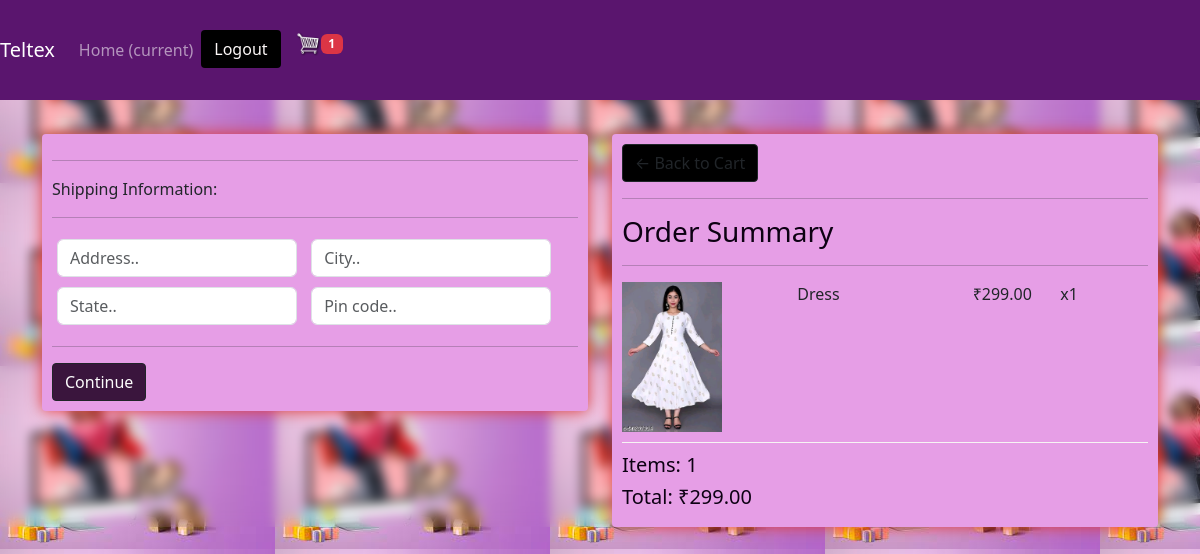
The app's page /checkout/ (signed in) with its own data.
### Store/models.py (models this page shows, shortened)
class Order_Item(models.Model):
    product = models.ForeignKey(Product, on_delete=models.CASCADE)
    order = models.ForeignKey(Order, on_delete=models.CASCADE)
    quantity = models.IntegerField(default=0)
    amount = models.IntegerField(default= 0)
    date_ordered = models.TimeField(auto_now_add=True)
    @property
    def get_total(self):
        total = self.product.price * self.quantity
        return total

class Product(models.Model):
    name =models.CharField(max_length=200)
    price = models.DecimalField(max_digits=7, decimal_places=2)
    digital = models.BooleanField(default=False, null=True, blank=False)
    image = models.ImageField(null=True, blank=True)
    @property
    def imageURL(self):
        try:
            url = self.image.url
        except:
            url = ''
        return url

class Order(models.Model):
    customer = models.ForeignKey(Customer, on_delete=models.SET_NULL, null=True, blank=True)
    order_date = models.DateTimeField(auto_now_add=True)
    cart_complete = models.BooleanField(default=False, null=True, blank=False)
    transaction_id = models.CharField(max_length=200, null=True)
    @property
    def get_total_price(self):
        order_item = self.order_item_set.all()
        total_price = sum([order_product.get_total for order_product in order_item])
        return total_price
    @property
    def get_total_quantity(self):
        order_item = self.order_item_set.all()
        total_quantity = sum([order_product.quantity for order_product in order_item])
        return total_quantity
    @property
    def shipping(self):
        shipping = False
        order_items = self.order_item_set.all()
        for i in order_items:
            if i.product.digital==False:
                shipping = True
                break
        return shipping

### Store/views.py (the view)
# urls.py: path('checkout/',views.checkout, name = "checkout"),
def checkout(request):
    data = cartData(request)
    cartItems = data['cartItems']
    order = data['order']
    items = data['items']
    context ={'items':items, 'order':order, 'cartItems':cartItems}
    return render(request, 'store/checkout.html',context)

### Store/utils.py (called while the page is built)
def cartData(request):
    if request.user.is_authenticated:
        customer = request.user.customer
        order, created = Order.objects.get_or_create(customer = customer, cart_complete = False)
        items = order.order_item_set.all()
        cartItems = order.get_total_quantity
    else:
        cookieData = cookieCart(request)
        cartItems = cookieData['cartItems']
        order = cookieData['order']
        items = cookieData['items']
    return{'cartItems':cartItems, 'order':order, 'items':items}

### Store/templates/store/checkout.html (shortened to what this page needs)
{% extends 'store/main.html' %}
{% load static %}
{% block content %}
    <div class="row">
        <div class="col-lg-6">
            <div class="box-element" id="form-wrapper">
                <form id="form">
                    <div id="shipping-info">
                        <hr>
                        <p>Shipping Information:</p>
                        <hr>
                        <div class="form-field">
                            <input class="form-control" type="text" name="address" placeholder="Address..">
                        </div>
                        <div class="form-field">
                            <input class="form-control" type="text" name="city" placeholder="City..">
                        </div>
                        <div class="form-field">
                            <input class="form-control" type="text" name="state" placeholder="State..">
                        </div>
                        <div class="form-field">
                            <input class="form-control" type="text" name="pincode" placeholder="Pin code..">
                        </div>
                    </div>
                    <hr>
                    <input id="form-button" class="btn btn-outline-dark btn-block" style="background-color: rgb(58, 21, 61); color: #fcfcfc; border-radius: 4px;" type="submit" value="Continue">
                </form>
            </div>
            <br>
        </div>
        <div class="col-lg-6">
            <div class="box-element">
                <a  class="btn btn-outline-dark" href="{% url 'cart' %}">&#x2190; Back to Cart</a>
                <hr>
                <h3>Order Summary</h3>
                <hr>
                {% for item in items %}
                    <div class="cart-row">
                        <div style="flex:2"><img class="row-image" src="{{item.product.imageURL}}"></div>
                        <div style="flex:2"><p>{{item.product.name}}</p></div>
                        <div style="flex:1"><p>₹{{item.product.price|floatformat:2}}</p></div>
                        <div style="flex:1"><p>x{{item.quantity}}</p></div>
                    </div>
                {% endfor %}
                <h5>Items:   {{order.get_total_quantity}}</h5>
                <h5>Total:   ₹{{order.get_total_price}}</h5>
            </div>
        </div>
    </div>
{% endblock content %}

### static/css/main.css (style rules this page uses)
body { background-color: hsl(283, 69%, 87%) }
h1,h2,h3,h4,h5,h6 { color:hsl(278, 89%, 4%); }
.box-element { box-shadow:hsl(0, 72%, 55%) 0 0 16px; background-color: #e69ee6; border-radius: 4px; padding: 10px; }
.col-lg-4, .col-lg-6, .col-lg-8, .col-lg-12 { margin-top: 10px; }
.btn { border-radius: 0; background-color: black; border-radius: 4px; }
.row-image { width: 100px; }
.form-field { width:250px; display: inline-block; padding: 5px; }
.cart-row { display: flex; align-items: flex-stretch; padding-bottom: 10px; margin-bottom: 10px; border-bottom: 1px solid #f7f4f4; }
#bg { backdrop-filter: blur(6px); -webkit-backdrop-filter: blur(5px); }

### Store/templates/store/main.html (style rules this page uses)
#bg { backdrop-filter: blur(6px); -webkit-backdrop-filter: blur(5px); }

### records on screen
Order_Item: product.imageURL (picture), product.name "Dress", product.price "299.00", quantity "1"
Order: get_total_quantity "1", get_total_price "299.00"

### other values on screen
{{ cartItems }} "1"
